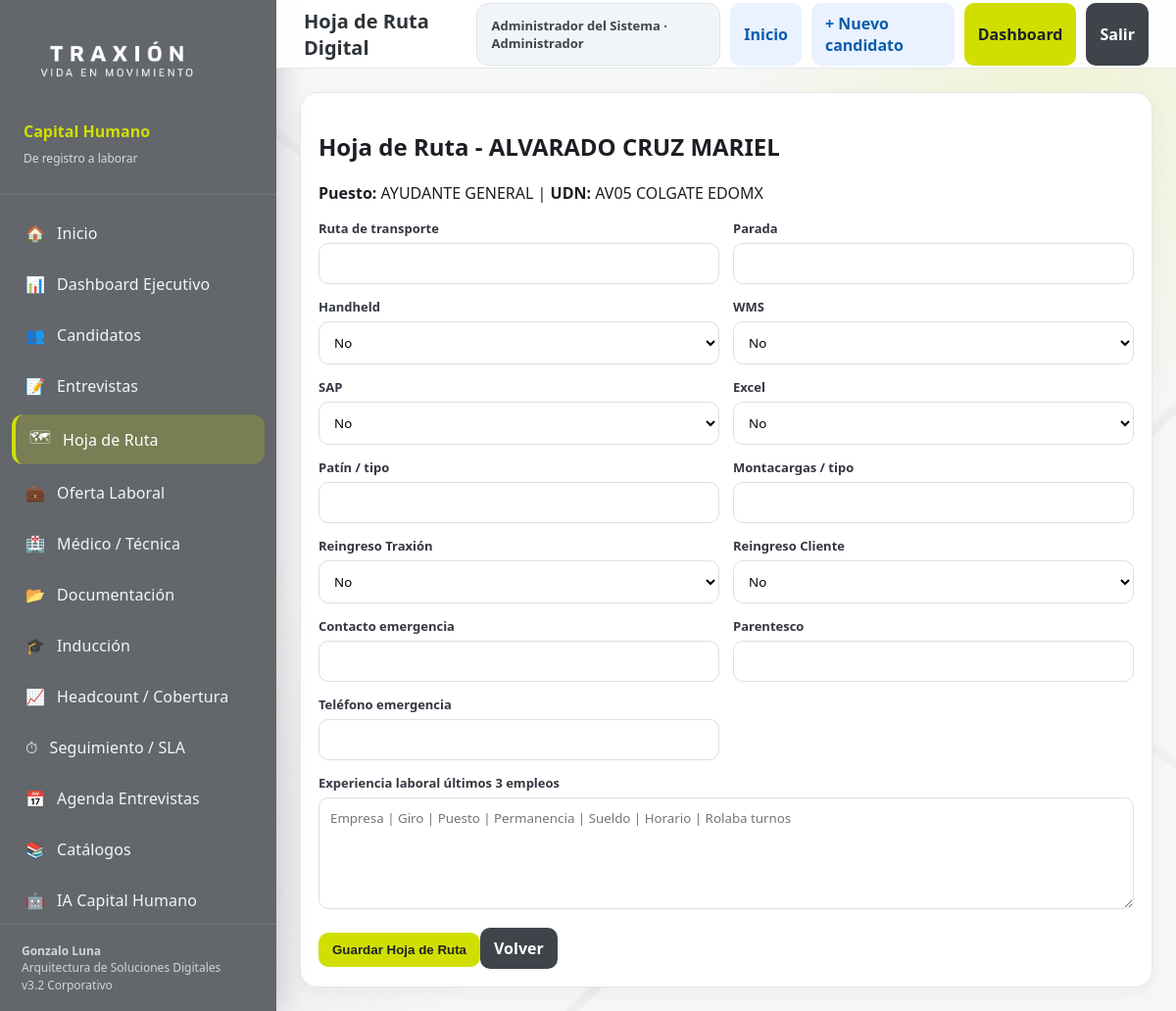
Screenshot of /hoja-ruta/83 (signed in) with the database file from the repository.
### tables this page shows
CREATE TABLE candidatos(
            id INTEGER PRIMARY KEY AUTOINCREMENT,
            folio TEXT UNIQUE,
            nombre TEXT NOT NULL,
            telefono TEXT,
            email TEXT,
            region TEXT,
            localidad TEXT,
            udn TEXT,
            puesto TEXT,
            reclutador TEXT,
            etapa TEXT DEFAULT 'Registro',
            estatus_macro TEXT DEFAULT 'Reclutamiento',
            fecha_entrevista TEXT,
            fecha_registro TEXT,
            fecha_actualizacion TEXT,
            motivo_rechazo TEXT,
            comentarios TEXT
        );

### app.py (the view, shortened to what this page needs)
@app.route("/hoja-ruta/<int:candidato_id>", methods=["GET", "POST"])
def hoja_ruta(candidato_id):
    cand = query("SELECT * FROM candidatos WHERE id=?", (candidato_id,), one=True)
    if not cand: return redirect(url_for("candidatos"))
    data = query("SELECT * FROM hoja_ruta WHERE candidato_id=?", (candidato_id,), one=True)
    return render_template("hoja_ruta.html", c=cand, data=data)

### app.py (called while the page is built)
def get_conn():
    conn = sqlite3.connect(DB_PATH)
    conn.row_factory = sqlite3.Row
    return conn

def query(sql, params=(), one=False):
    with get_conn() as conn:
        cur = conn.cursor(); cur.execute(sql, params); rows = cur.fetchall()
        return (rows[0] if rows else None) if one else rows

def is_logged_in():
    return bool(session.get("user_id"))

def current_user():
    if not session.get("user_id"):
        return None
    return {
        "id": session.get("user_id"),
        "nombre": session.get("nombre", ""),
        "usuario": session.get("usuario", ""),
        "rol": session.get("rol", "Consulta"),
        "udn_permitidas": session.get("udn_permitidas", "TODAS"),
    }

@app.context_processor
def inject_user():
    return {"current_user": current_user()}

@app.before_request
def require_login_global():
    endpoint = request.endpoint or ""
    if endpoint in PUBLIC_ENDPOINTS or endpoint.startswith("static"):
        return None
    if not is_logged_in():
        return redirect(url_for("login", next=request.path))
    return None

### templates/hoja_ruta.html
{% extends 'base.html' %}{% set active='hoja_ruta' %}{% set page_title='Hoja de Ruta Digital' %}{% block content %}<div class="card"><h2>Hoja de Ruta - {{ c.nombre }}</h2><p><b>Puesto:</b> {{ c.puesto }} | <b>UDN:</b> {{ c.udn }}</p><form method="post" class="form"><div class="field"><label>Ruta de transporte</label><input name="ruta_transporte" value="{{ data.ruta_transporte if data else '' }}"></div><div class="field"><label>Parada</label><input name="parada" value="{{ data.parada if data else '' }}"></div><div class="field"><label>Handheld</label><select name="handheld"><option>No</option><option {% if data and data.handheld=='Si' %}selected{% endif %}>Si</option></select></div><div class="field"><label>WMS</label><select name="wms"><option>No</option><option {% if data and data.wms=='Si' %}selected{% endif %}>Si</option></select></div><div class="field"><label>SAP</label><select name="sap"><option>No</option><option {% if data and data.sap=='Si' %}selected{% endif %}>Si</option></select></div><div class="field"><label>Excel</label><select name="excel"><option>No</option><option {% if data and data.excel=='Si' %}selected{% endif %}>Si</option></select></div><div class="field"><label>Patín / tipo</label><input name="patin" value="{{ data.patin if data else '' }}"></div><div class="field"><label>Montacargas / tipo</label><input name="montacargas" value="{{ data.montacargas if data else '' }}"></div><div class="field"><label>Reingreso Traxión</label><select name="reingreso_traxion"><option>No</option><option {% if data and data.reingreso_traxion=='Si' %}selected{% endif %}>Si</option></select></div><div class="field"><label>Reingreso Cliente</label><select name="reingreso_cliente"><option>No</option><option {% if data and data.reingreso_cliente=='Si' %}selected{% endif %}>Si</option></select></div><div class="field"><label>Contacto emergencia</label><input name="emergencia_nombre" value="{{ data.emergencia_nombre if data else '' }}"></div><div class="field"><label>Parentesco</label><input name="emergencia_parentesco" value="{{ data.emergencia_parentesco if data else '' }}"></div><div class="field"><label>Teléfono emergencia</label><input name="emergencia_telefono" value="{{ data.emergencia_telefono if data else '' }}"></div><div class="field full"><label>Experiencia laboral últimos 3 empleos</label><textarea name="experiencia_json" rows="5" placeholder="Empresa | Giro | Puesto | Permanencia | Sueldo | Horario | Rolaba turnos">{{ data.experiencia_json if data else '' }}</textarea></div><div class="field full"><button class="btn primary">Guardar Hoja de Ruta</button><a class="btn dark" href="{{ url_for('candidato_detalle', candidato_id=c.id) }}">Volver</a></div></form></div>{% endblock %}

### static/css/app.css (style rules this page uses)
:root { --lime:#D0DF00; --lime-2:#E3E935; --olive:#B5BD00; --gray-10:#63666A; --gray-7:#97999B; --gray-2:#D0D0CE; --ink:#1B1F24; --paper:#FFFFFF; --bg:#F6F7F8; --line:#E4E7EB; --red:#ED1C24; --amber:#FFB000; --green:#78BE20; }
* { box-sizing:border-box }
body { margin:0; font-family:"Segoe UI",Arial,sans-serif; background:var(--bg); color:var(--ink); font-weight:400; }
body:before { content:""; position:fixed;inset:0;pointer-events:none;z-index:-1; background: linear-gradient(135deg,transparent 0 72%,rgba(99,102,106,.06) 72.2% 72.6%,transparent 72.8%), linear-gradient(35deg,transparent 0 58%,rgba(151,153,155,.07) 58.1% 58.5%,transparent 58.8%), radial-gradient(circle at 90% 10%,rgba(208,223,0,.14),transparent 24%), radial-gradient(circle at 14% 85%,rgba(99,102,106,.08),transparent 25%); }
.btn { display:inline-flex;align-items:center;justify-content:center;gap:8px;border:0;background:#EEF1F4;color:#17202a;padding:10px 14px;border-radius:10px;font-weight:600;text-decoration:none;cursor:pointer }
.btn.primary { background:var(--lime);color:#1E2229 }
.btn.dark { background:#63666A;color:white }
.card { background:white;border:1px solid var(--line);border-radius:18px;padding:18px;box-shadow:0 6px 18px rgba(23,32,42,.05) }
.form { display:grid;grid-template-columns:repeat(2,1fr);gap:14px }
.field label { display:block;font-weight:600;color:#343741;margin-bottom:6px;font-size:13px }
.field input,.field select,.field textarea { width:100%;border:1px solid #D9DEE7;border-radius:10px;padding:11px;background:white;font-family:inherit }
.field.full { grid-column:1/-1 }
.btn.dark { background:#3f444b;color:#fff }

### rows the page displays
candidatos: nombre "ALVARADO CRUZ MARIEL", puesto "AYUDANTE GENERAL", udn "AV05 COLGATE EDOMX"

### other values shown
{{ ico }} "🏠" "📊" "👥" "📝" "🗺" "💼" "🏥" "📂" "🎓" "📈" "⏱" "📅" "📚" "🤖"
{{ txt }} "Inicio" "Dashboard Ejecutivo" "Candidatos" "Entrevistas" "Hoja de Ruta" "Oferta Laboral" "Médico / Técnica" "Documentación" "Inducción" "Headcount / Cobertura" "Seguimiento / SLA" "Agenda Entrevistas" "Catálogos" "IA Capital Humano"
{{ page_title or 'Plataforma Integral de Capital Humano' }} "Hoja de Ruta Digital"
{{ current_user.nombre }} "Administrador del Sistema"
{{ current_user.rol }} "Administrador"
